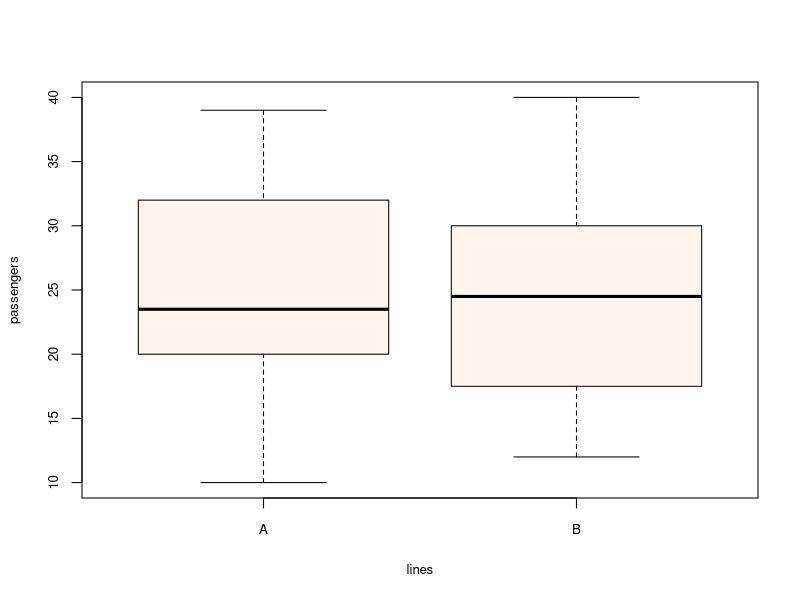
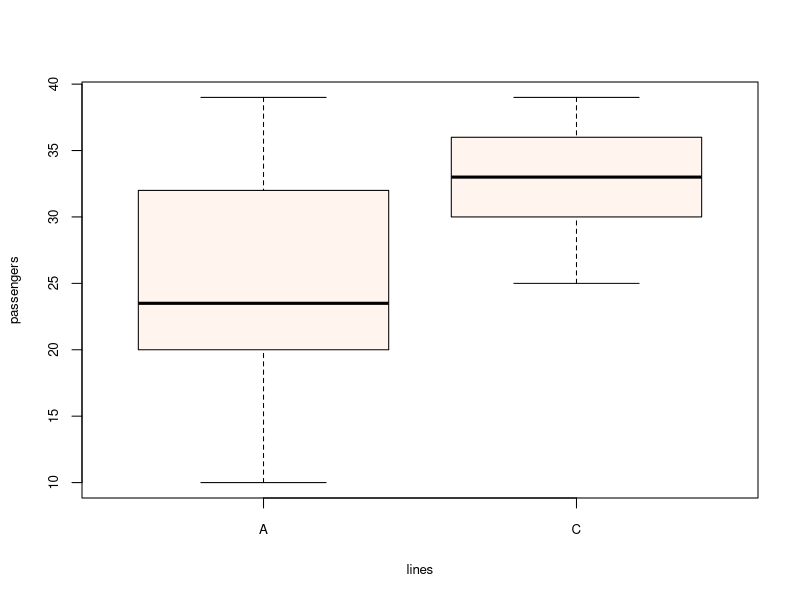

R code for these plots, in order:
## ---- chunk 1
library(knitr)
knit_hooks$set(small.mar = function(before, options, envir) {
    if (before) par(mar = c(4, 5, .3, 4))  
})
## ---- chunk 2
prop.test(59,100, conf.level=0.90,alternative = "greater") 
## ---- chunk 3
before <-c(200,210,330,240,260,300,245,210,190,225)
after <-c( 150,200,275,250,200,250,200,180,190,205)
## ---- chunk 4
t.test(before,after,paired = TRUE,alternative = "greater")
## ---- chunk 5
linea <- c(10,30,32,23,23,24,20,18,39,35)
lineb <- c(12,28,30,20,25,31,15,12,22,24,40,30)
## ---- chunk 6
boxplot(linea,lineb,names = c("A","B"),ylab = "passengers",xlab = "lines",
col = "seashell",cex.lab=0.80, cex.axis=0.80, cex.main=1.5, cex.sub=0.8)
## ---- chunk 7
var.test(linea,lineb)
## ---- chunk 8
t.test(linea,lineb, mu=0, conf.level=0.90, var.equal=TRUE)
## ---- chunk 9
linec <- c(32,39,35,30,37,28,34,33,25,30,37,33)
## ---- chunk 10
boxplot(linea,linec,names = c("A","C"),ylab = "passengers",xlab = "lines",
col = "seashell",cex.lab=0.80, cex.axis=0.80, cex.main=1.5, cex.sub=0.8)
## ---- chunk 11
var.test(linea,linec)
## ---- chunk 12
t.test(linec,linea,mu=0,conf.level = 0.95,var.equal = TRUE)
